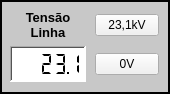
  <widget class="QFrame" name="frame_tensaoLinha">
   <property name="geometry">
    <rect>
     <x>1129</x>
     <y>18</y>
     <width>170</width>
     <height>94</height>
    </rect>
   </property>
   <property name="styleSheet">
    <string notr="true">background-color: rgba(200, 200, 200);</string>
   </property>
   <property name="frameShape">
    <enum>QFrame::Box</enum>
   </property>
   <property name="frameShadow">
    <enum>QFrame::Plain</enum>
   </property>
   <property name="lineWidth">
    <number>2</number>
   </property>
   <widget class="QWidget" name="layoutWidget_18">
    <property name="geometry">
     <rect>
      <x>4</x>
      <y>4</y>
      <width>161</width>
      <height>84</height>
     </rect>
    </property>
    <layout class="QGridLayout" name="gridLayout_tensaoLinha" columnstretch="0,0">
     <property name="leftMargin">
      <number>1</number>
     </property>
     <property name="topMargin">
      <number>0</number>
     </property>
     <property name="rightMargin">
      <number>0</number>
     </property>
     <property name="bottomMargin">
      <number>0</number>
     </property>
     <property name="horizontalSpacing">
      <number>4</number>
     </property>
     <property name="verticalSpacing">
      <number>0</number>
     </property>
     <item row="0" column="0">
      <widget class="QLabel" name="label_tensaoLinha">
       <property name="sizePolicy">
        <sizepolicy hsizetype="Fixed" vsizetype="Fixed">
         <horstretch>0</horstretch>
         <verstretch>0</verstretch>
        </sizepolicy>
       </property>
       <property name="maximumSize">
        <size>
         <width>76</width>
         <height>60</height>
        </size>
       </property>
       <property name="sizeIncrement">
        <size>
         <width>0</width>
         <height>0</height>
        </size>
       </property>
       <property name="font">
        <font>
         <pointsize>12</pointsize>
         <weight>75</weight>
         <bold>true</bold>
         <underline>false</underline>
        </font>
       </property>
       <property name="styleSheet">
        <string notr="true">background-color: transparent;</string>
       </property>
       <property name="text">
        <string>&lt;html&gt;&lt;head/&gt;&lt;body&gt;&lt;p align=&quot;center&quot;&gt;&lt;span style=&quot; font-size:10pt;&quot;&gt;Tensão Linha&lt;/span&gt;&lt;/p&gt;&lt;/body&gt;&lt;/html&gt;</string>
       </property>
       <property name="wordWrap">
        <bool>true</bool>
       </property>
      </widget>
     </item>
     <item row="1" column="1">
      <widget class="QPushButton" name="pushButton_tensaoLinha_trip">
       <property name="sizePolicy">
        <sizepolicy hsizetype="Minimum" vsizetype="Fixed">
         <horstretch>0</horstretch>
         <verstretch>0</verstretch>
        </sizepolicy>
       </property>
       <property name="minimumSize">
        <size>
         <width>64</width>
         <height>0</height>
        </size>
       </property>
       <property name="maximumSize">
        <size>
         <width>64</width>
         <height>16777215</height>
        </size>
       </property>
       <property name="sizeIncrement">
        <size>
         <width>85</width>
         <height>0</height>
        </size>
       </property>
       <property name="layoutDirection">
        <enum>Qt::LeftToRight</enum>
       </property>
       <property name="styleSheet">
        <string notr="true">background-color: rgb(241, 241, 241);</string>
       </property>
       <property name="text">
        <string>0V</string>
       </property>
      </widget>
     </item>
     <item row="1" column="0">
      <widget class="QLCDNumber" name="lcdNumber_tensaoLinha">
       <property name="sizePolicy">
        <sizepolicy hsizetype="Minimum" vsizetype="Fixed">
         <horstretch>64</horstretch>
         <verstretch>31</verstretch>
        </sizepolicy>
       </property>
       <property name="minimumSize">
        <size>
         <width>65</width>
         <height>36</height>
        </size>
       </property>
       <property name="font">
        <font>
         <weight>50</weight>
         <bold>false</bold>
        </font>
       </property>
       <property name="autoFillBackground">
        <bool>false</bool>
       </property>
       <property name="styleSheet">
        <string notr="true">background-color: rgb(255, 255, 255);</string>
       </property>
       <property name="frameShape">
        <enum>QFrame::WinPanel</enum>
       </property>
       <property name="frameShadow">
        <enum>QFrame::Sunken</enum>
       </property>
       <property name="smallDecimalPoint">
        <bool>true</bool>
       </property>
       <property name="digitCount">
        <number>5</number>
       </property>
       <property name="segmentStyle">
        <enum>QLCDNumber::Flat</enum>
       </property>
       <property name="value" stdset="0">
        <double>23.100000000000001</double>
       </property>
      </widget>
     </item>
     <item row="0" column="1">
      <widget class="QPushButton" name="pushButton_tensaoLinha_reset">
       <property name="sizePolicy">
        <sizepolicy hsizetype="Minimum" vsizetype="Fixed">
         <horstretch>0</horstretch>
         <verstretch>0</verstretch>
        </sizepolicy>
       </property>
       <property name="maximumSize">
        <size>
         <width>64</width>
         <height>16777215</height>
        </size>
       </property>
       <property name="styleSheet">
        <string notr="true">background-color: rgb(241, 241, 241);
</string>
       </property>
       <property name="text">
        <string>23,1kV</string>
       </property>
      </widget>
     </item>
    </layout>
   </widget>
  </widget>
